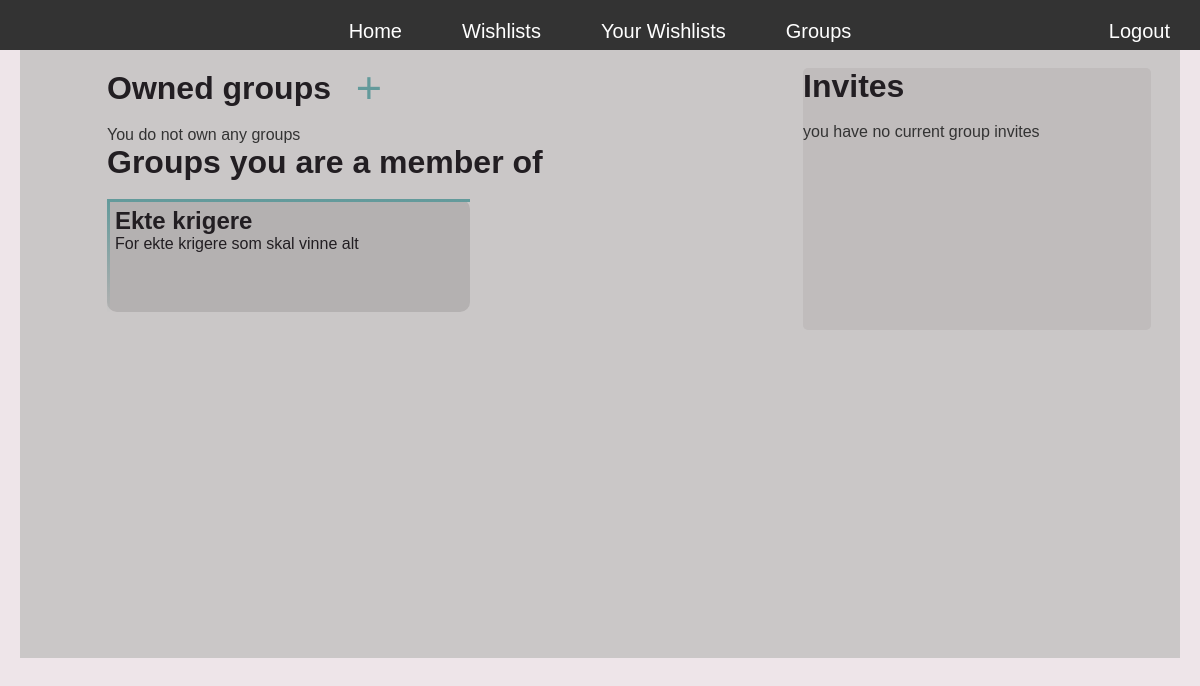
/groups/ (signed in), run on an earlier commit of the app's database.
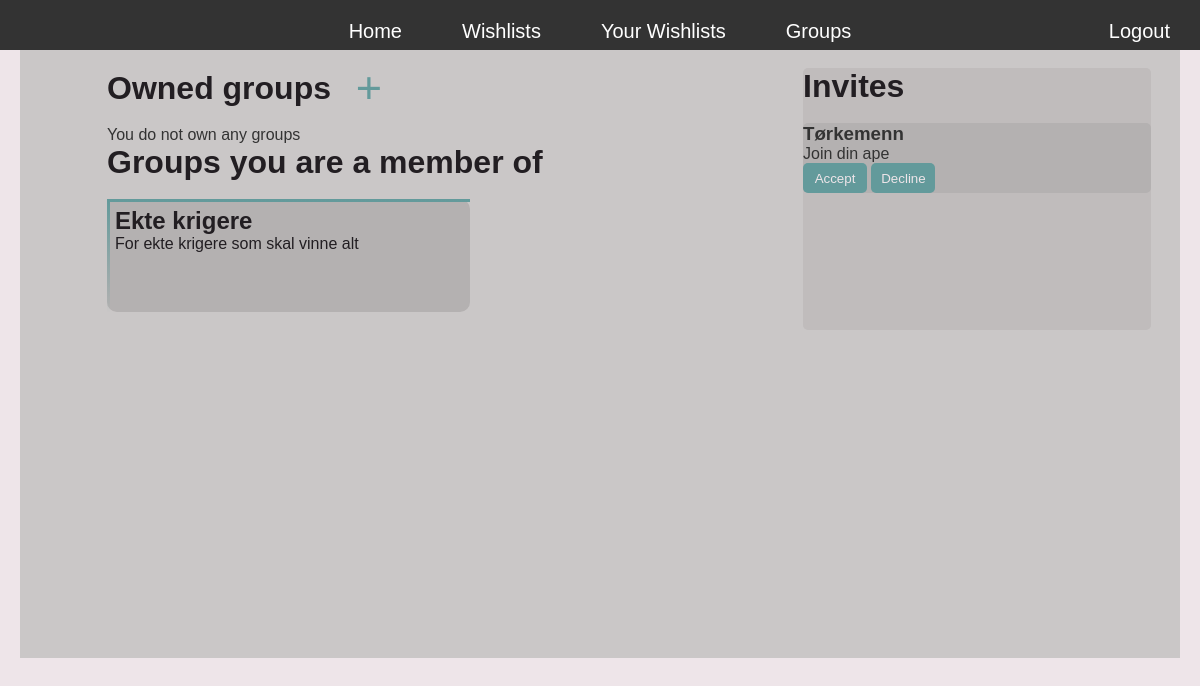
And on a later commit of the database.
### wishlistManager/models.py (models this page shows, shortened)
class WishlistGroup(models.Model):
    name = models.CharField(max_length=100)
    description = models.TextField()
    owner = models.ForeignKey('auth.User', related_name='owned_groups', on_delete=models.CASCADE)
    members = models.ManyToManyField('auth.User', related_name='wishlist_groups')
    image = models.ImageField(upload_to='images/', blank=True, null=True)

class GroupInvite(models.Model):
    group = models.ForeignKey(WishlistGroup, related_name='group_invites', on_delete=models.CASCADE)
    user = models.ForeignKey('auth.User', related_name='group_invites', on_delete=models.CASCADE)
    message = models.TextField()
    class Meta:
        unique_together = ('group', 'user',)

### wishlistManager/views.py (the view)
# urls.py: path("", views.groups_view, name="groups"),
@login_required
def groups_view(request):
    groups = WishlistGroup.objects.all()
    your_groups = [group for group in groups if request.user in group.members.all() and group.owner != request.user]
    owned_groups = [group for group in groups if group.owner == request.user]
    invites = GroupInvite.objects.filter(user=request.user)
    context = {'group_list': your_groups, 'owned_groups': owned_groups, 'invites':invites}
    return render(request, 'groups/groups.html', context)

### wishlistManager/templates/groups/groups.html (shortened to what this page needs)
{% extends "base.html" %}
{% load static %}
        {% block content %}
        <div class="group_content">
            <div class="group_lists">
                <div class="titlebox">
                    <h1>Owned groups </h1>
                    <form action="{% url 'create_group' %}" method = "get">
                        <button class="transparent_button" type="submit">+</button>
                    </form>
                </div>
                <br>
                {% if owned_groups|length == 0 %}
                <p>You do not own any groups</p>
                {% endif %}
                <h1>Groups you are a member of</h1>
                <br>
                {% for group in group_list %}
                    <a href = {% url 'group_detail' group.id %}>
                        <div class= "group">
                            <h2>{{ group.name }}</h2>
                            {% if group.description %}
                                <p>{{ group.description }}</p>
                            {% endif %}
                        </div>
                    <br>
                {% endfor %}
            </div>
            <div class="invites">
                <h1> Invites </h1>
                <br>
                {% if invites|length == 0 %}
                    <p> you have no current group invites</p>
                {% endif %}
                {% for invite in invites %}
                    <div class="invite">
                        <h3>{{ invite.group.name }}</h3>
                        <p>{{ invite.message }}</p>
                        <button class="" type="submit">Accept</button>
                        <button class="" type="submit">Decline</button>
                    </div>
                {% endfor %}
            </div>
        </div>
        {% endblock %}

What changed in the data, as far as the page shows it:
added GroupInvite: group.name "Tørkemenn", message "Join din ape"
Also different on the page:
text no longer shown: "you have no current group invites"
